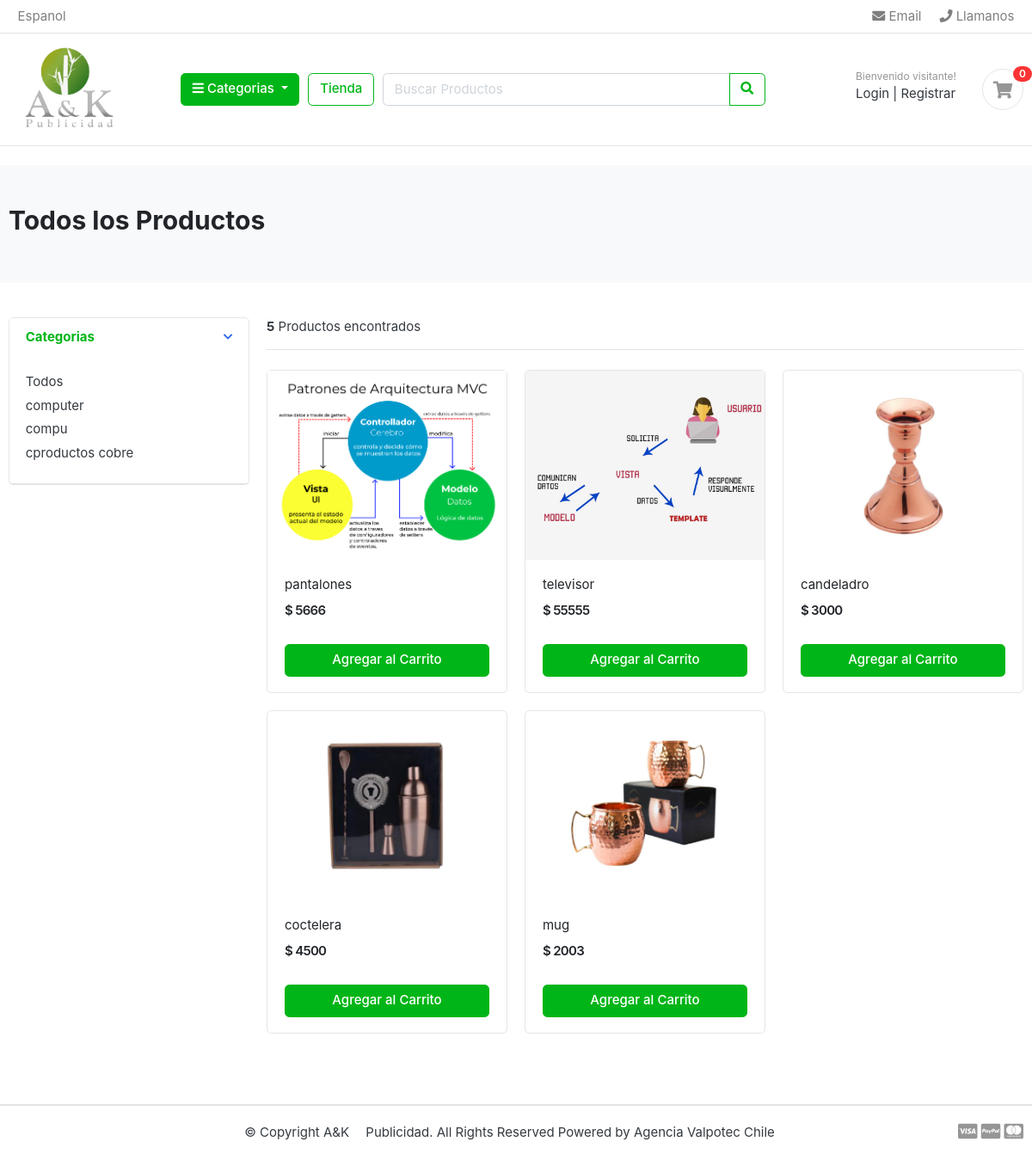
The page /store/ on the database as committed earlier.
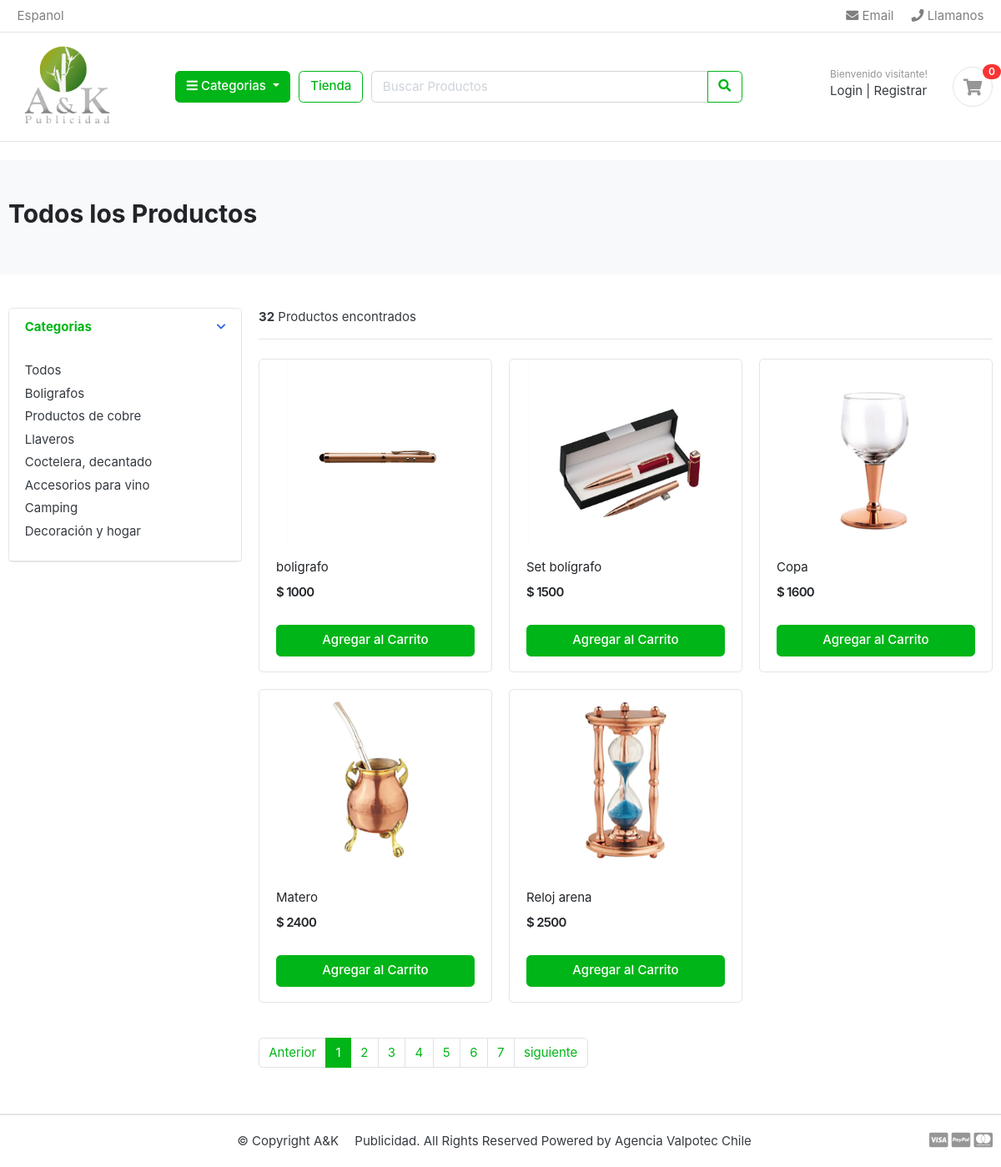
The same page on the database as committed later.
### category/models.py (models this page shows, shortened)
class Category(models.Model):
    category_name = models.CharField(max_length=20, unique= True)
    descripcion = models.CharField(max_length=250, blank = True)
    slug = models.CharField(max_length=100, unique = True)
    cat_image = models.ImageField(upload_to = 'photos/categories', blank = True)
    class Meta:
        verbose_name = 'category'
        verbose_name_plural = 'categories'
    def get_url(self):
        return reverse('products_by_category', args=[self.slug])

### store/models.py (models this page shows, shortened)
class Product(models.Model):
    product_name = models.CharField(max_length=200, unique = True)
    slug = models.CharField(max_length=200, unique = True)
    description = models.TextField(max_length = 500, blank = True)
    price = models.IntegerField()
    image = models.ImageField(upload_to="photos/products/")
    stock = models.IntegerField()
    is_available = models.BooleanField(default = True)
    category = models.ForeignKey(Category, on_delete=models.CASCADE)
    create_date = models.DateField(auto_now_add =True)
    modified_date = models.DateField(auto_now = True)
    def get_url(self):
        return reverse('product_detail', args=[self.category.slug, self.slug])

### store/views.py (the view)
# urls.py: path('store/', include('store.urls')),
def store(request, category_slug=None):
    categories= None
    products = None
    if category_slug !=None:
        categories = get_object_or_404(Category, slug =category_slug)
        products = Product.objects.filter(category=categories, is_available=True).order_by('id')
        paginator = Paginator(products, 5)
        page = request.GET.get('page')
        paged_products = paginator.get_page(page)
        product_count = products.count()
    else:
        products = Product.objects.filter(is_available=True).order_by('id')
        paginator = Paginator(products, 5)
        page = request.GET.get('page')
        paged_products = paginator.get_page(page)
        product_count = products.count()
    category_name = None
    if category_slug is not None:
        category_name = category_slug.replace('-', ' ')
    context = {
        'products' : paged_products,
        'product_count' : product_count,
        'category_name': category_name
    }
    return render(request,'store/store.html', context)

### carts/context_processors.py (called while the page is built)
def counter(request):
    cart_count = 0
    try:
        cart = Cart.objects.filter(cart_id=_cart_id(request))
        cart_items = CartItem.objects.all().filter(cart=cart[:1])
        for cart_item in cart_items:
            cart_count += cart_item.quantity
    except Cart.DoesNotExist:
        cart_count = 0
    return dict(cart_count=cart_count)

### carts/views.py (called while the page is built)
def _cart_id(request):
    cart = request.session.session_key
    if not cart:
        cart = request.session.create()
    return cart

### category/context_processors.py (called while the page is built)
def menu_links(request):
    links = Category.objects.all()
    return dict(links=links)

### templates/store/store.html (shortened to what this page needs)
{% extends 'base.html' %}
{% block content %}
{% load static %}
<section class="section-pagetop bg">
    <div class="container">
        {% if category_name %}
            <h2 class="title-page"> Categoria {{ category_name }} </h2>
        {% else %}
            <h2 class="title-page"> Todos los Productos </h2>
        {% endif %}
    </div>
    </section>
<section class="section-content padding-y">
    <div class="container">
    <div class="row">
        <aside class="col-md-3">
    <div class="card">
        <article class="filter-group">
            <header class="card-header">
                <a href="#" data-toggle="collapse" data-target="#collapse_1" aria-expanded="true" class="">
                    <i class="icon-control fa fa-chevron-down"></i>
                    <h6 class="title">Categorias</h6>
                </a>
            </header>
            <div class="filter-content collapse show" id="collapse_1" style="">
                <div class="card-body">
                    <ul class="list-menu">
                    <li><a href="{% url 'store' %}">Todos</a></li>
                    {% for category in links %}
                    <li><a href="{{ category.get_url }}">{{ category.category_name}}</a></li>
                    {% endfor %}
                    </ul>
                </div>
            </div>
        </article>
    </div>
        </aside>
        <main class="col-md-9">
    <header class="border-bottom mb-4 pb-3">
            <div class="form-inline">
                <span class="mr-md-auto"> <b>{{ product_count }}</b>  Productos encontrados  </span>
            </div>
    </header>
    <div class="row">
        {% if products %}
        {% for product in products %}
        <div class="col-md-4">
            <figure class="card card-product-grid">
                <div class="img-wrap">
                   <a href="{{ product.get_url }}" > <img src="{{ product.image.url }}"></a>
                </div>
                <figcaption class="info-wrap">
                    <div class="fix-height">
                        <a href="{{ product.get_url }}" class="title">{{product.product_name}}</a>
                        <div class="price-wrap mt-2">
                            <span class="price">$ {{ product.price }}
                        </div>
                    </div>
                    <a href="{% url 'add_cart' product.id %}" class="btn btn-block btn-success">Agregar al Carrito</a>
                </figcaption>
            </figure>
        </div>
        {% endfor %}
    </div>
        {% else %}
            <div>
                <h2>No se Encontraron resultados de la busqueda.</h2>
            </div>
        {% endif%}
    <nav class="mt-4" aria-label="Page navigation sample">
    {% if products.has_other_pages %}
    <ul class="pagination">
        {% if products.has_previous %}
        <li class="page-item"><a class="page-link" href="?page={{products.previous_page_number}}">Anterior</a></li>
        {% else %}
        <li class="page-item disabled"><a class="page-link" href="#">Anterior</a></li>
        {% endif %}
        {% for i in products.paginator.page_range %}
            {% if products.number == i %}
               <li class="page-item active"><a class="page-link" href="#">{{i}}</a></li>
            {% else %}
               <li class="page-item"><a class="page-link" href="?page={{i}}">{{i}}</a></li>
            {% endif %}
        {% endfor %}
        {% if products.has_next %}
        <li class="page-item "><a class="page-link" href="?page={{products.next_page_number}}">siguiente</a></li>
        {% else %}
        <li class="page-item disabled"><a class="page-link" href="#">siguiente</a></li>
        {% endif %}
    </ul>
    {% endif %}
    </nav>
        </main>
    </div>
    </div>
    </section>
{% endblock %}

### templates/base.html (shortened to what this page needs)
{% load static %}
<!DOCTYPE HTML>
<html lang="en">
<head>
<link href="{% static 'css/bootstrap.css' %}" rel="stylesheet" type="text/css"/>
<link href="{% static 'fonts/fontawesome/css/all.min.css' %}" type="text/css" rel="stylesheet">
<link href="{% static 'css/ui.css' %}" rel="stylesheet" type="text/css"/>
<link href="{% static 'css/responsive.css' %}" rel="stylesheet" media="only screen and (max-width: 1200px)" />
</head>
<body>
{%  include 'includes/navbar.html' %}
{% block content %}
{% endblock %}
{% include 'includes/footer.html' %}

### templates/includes/navbar.html (shortened to what this page needs)
{% load static %}
<header class="section-header">
<nav class="navbar p-md-0 navbar-expand-sm navbar-light border-bottom">
<div class="container">
  <div class="collapse navbar-collapse" id="navbarTop4">
    <ul class="navbar-nav mr-auto">
    	<li class="nav-item dropdown">
		 	<a href="#" class="nav-link"> Espanol </a>
		</li>
    </ul>
    <ul class="navbar-nav">
		<li><a href="#" class="nav-link"> <i class="fa fa-envelope"></i> Email </a></li>
		<li><a href="#" class="nav-link"> <i class="fa fa-phone"></i> Llamanos</a></li>
	</ul>
  </div>
</div>
</nav>
<section class="header-main border-bottom">
	<div class="container">
<div class="row align-items-center">
	<div class="col-lg-2 col-md-3 col-6">
		<a href="{% url 'home' %}" class="brand-wrap">
			<img class="logo" src="{% static './images/LOGO A Y k LISTO.jpg' %}">
		</a>
	</div>
	<div class="col-lg col-sm col-md col-6 flex-grow-0">
		<div class="category-wrap dropdown d-inline-block float-right">
			<button type="button" class="btn btn-success dropdown-toggle" data-toggle="dropdown">
				<i class="fa fa-bars"></i> Categorias
			</button>
		</div>
	</div>
	<a href="{% url 'store' %}" class="btn btn-outline-success">Tienda</a>
	<div class="col-lg  col-md-6 col-sm-12 col">
		<form action="{% url 'search' %}" class="search">
			<div class="input-group w-100">
			    <input type="text" class="form-control" style="width:60%;" placeholder="Buscar Productos" name='keyword'>
			    <div class="input-group-append">
			      <button class="btn btn-outline-success" type="submit">
			        <i class="fa fa-search"></i>
			      </button>
			    </div>
		    </div>
		</form>
	</div>
	<div class="col-lg-3 col-sm-6 col-8 order-2 order-lg-3">
				<div class="d-flex justify-content-end mb-3 mb-lg-0">
					{% if user.id is None %}
					<div class="widget-header">
						<small class="title text-muted">Bienvenido visitante!</small>
						<div>
							<a href="{% url 'login' %}">Login</a> <span class="dark-transp"> | </span>
							<a href="{% url 'register' %}"> Registrar</a>
						</div>
					</div>
					{% endif %}
					<a href="{% url 'cart' %}" class="widget-header pl-3 ml-3">
						<div class="icon icon-sm rounded-circle border"><i class="fa fa-shopping-cart"></i></div>
						<span class="badge badge-pill badge-danger notify">{{ cart_count }}</span>
					</a>
				</div>
			</div>
</div>
	</div>
</section>
</header>
<br>

### templates/includes/footer.html (shortened to what this page needs)
<footer class="section-footer border-top">
	<div class="container">
		<section class="footer-bottom border-top row">
			<div class="col-md-2">
			</div>
			<div class="col-md-8 text-md-center">
				<span  class="px-2">© Copyright A&K</span>
				<span  class="px-2">Publicidad. All Rights Reserved Powered by Agencia Valpotec Chile</span>
				<span  class="px-2"></span>
			</div>
			<div class="col-md-2 text-md-right text-muted">
				<i class="fab fa-lg fa-cc-visa"></i>
				<i class="fab fa-lg fa-cc-paypal"></i>
				<i class="fab fa-lg fa-cc-mastercard"></i>
			</div>
		</section>
	</div>
</footer>

### static/css/ui.css (style rules this page uses)
html { font-family: "Inter", sans-serif; font-size: 15px; }
.img-wrap { text-align: center; display: block; }
.img-wrap img { max-width: 100%; }
.price-wrap { letter-spacing: -0.7px; }
.icon-xs, .icon-sm, .icon-md, .icon-lg { display: inline-block; text-align: center; flex-shrink: 0; flex-grow: 0; }
.icon-sm { width: 48px; height: 48px; line-height: 48px !important; font-size: 20px; }
.padding-y { padding-top: 40px; padding-bottom: 40px; }
figure { margin-bottom: 0; }
article:after, .form-group:after { display: block; clear: both; content: ""; }
.bg { background-color: #f8f9fa; }
.title-page { color: #212529; }
.header-main { position: relative; padding-top: 1rem; padding-bottom: 1rem; }
.brand-wrap .logo, .navbar-brand .logo { margin-right: 4px; max-height: 100px; display: inline-block; }
.widget-header { display: inline-block; vertical-align: middle; position: relative; }
.widget-header a { color: #343a40; }
.widget-header i { color: #969696; }
.widget-header .title { display: block; }
.widget-header .notify { position: absolute; top: -3px; right: -10px; }
.footer-bottom { padding-top: 20px; padding-bottom: 20px; }
[class*=list-] li:after { visibility: hidden; display: block; content: ""; overflow: hidden; height: 0; clear: both; }
.list-menu { list-style: none; margin: 0; padding-left: 0; }
.list-menu li { margin-bottom: 5px; }
.list-menu a { color: #343a40; }
[class*=card-product] a.title { color: #212529; display: block; }
[class*=card-product] .img-wrap { overflow: hidden; position: relative; }
[class*=card-product] .img-wrap img { height: 100%; max-width: 100%; width: auto; display: inline-block; -o-object-fit: cover; object-fit: cover; }
.card-product-grid { margin-bottom: 20px; }
.card-product-grid .img-wrap { border-radius: 0.2rem 0.2rem 0 0; height: 220px; }
.card-product-grid .info-wrap { overflow: hidden; padding: 18px 20px; }
.card-product-grid .fix-height { height: 80px; overflow: hidden; }
.card .img-wrap { overflow: hidden; }
.notify { position: absolute; top: -4px; right: -10px; display: inline-block; padding: 0.25em 0.6em; font-size: 12px; line-height: 1; text-align: center; border-radius: 3rem; color: #fff; background-color: #fa3434; }
.price { font-weight: 600; color: #212529; }
.icon-control { margin-top: 5px; float: right; font-size: 80%; }
.card-header .title { margin-bottom: 0; line-height: 1.5; }
.filter-group { border-bottom: 1px solid #e4e4e4; }
.filter-group .card-header { border-bottom: 0; }
.section-pagetop { padding: 45px 0; }

Rows that differ between the two databases and show on the page:
removed Category: category_name "computer"
removed Category: category_name "compu"
removed Category: category_name "cproductos cobre"
removed Product: image (picture), product_name "pantalones", price "5666"
removed Product: image (picture), product_name "televisor", price "55555"
removed Product: image (picture), product_name "candeladro", price "3000"
removed Product: image (picture), product_name "coctelera", price "4500"
removed Product: image (picture), product_name "mug", price "2003"
added Category: category_name "Boligrafos"
added Category: category_name "Productos de cobre"
added Category: category_name "Llaveros"
added Category: category_name "Coctelera, decantado"
added Category: category_name "Accesorios para vino"
added Category: category_name "Camping"
added Category: category_name "Decoración y hogar"
added Product: image (picture), product_name "boligrafo", price "1000"
added Product: image (picture), product_name "Set bolígrafo", price "1500"
added Product: image (picture), product_name "Copa", price "1600"
added Product: image (picture), product_name "Matero", price "2400"
added Product: image (picture), product_name "Reloj arena", price "2500"
Other text that changed with them:
{{ product_count }}: "5" → "32"
text now shown: "Anterior siguiente"
new list line: "1"
new list line: "2"
new list line: "3"
new list line: "4"
new list line: "5"
new list line: "6"
new list line: "7"
